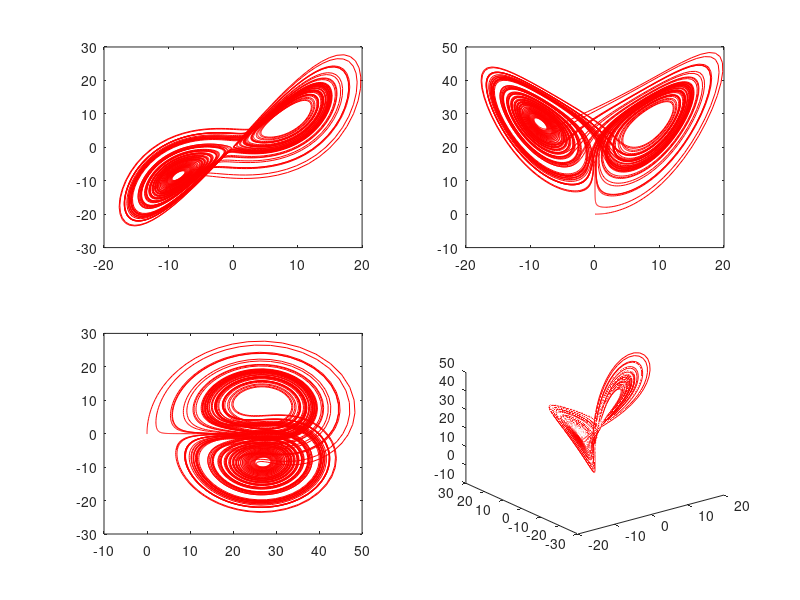

This figure's MATLAB source:
function [ft] = lorenzTester
    h = 0.01;
    initialPoints = [0.1 -0.1 0.0];
    t = 0:h:100;
    
    ft = zeros(length(t),3);
    
    ft(1,:) = initialPoints;
    
    for i = 2:length(t)
        ft(i,:) = rk4Step(ft(i-1,:),h);
    end
    
    % plot stuff
    %X Y plot
    subplot(2,2,1)
    plot(ft(:,1), ft(:,2), 'r') 

    %X Z plot
    subplot(2,2,2)
    plot(ft(:,1), ft(:,3), 'r') 

    %Z Y plot
    subplot(2,2,3)
    plot(ft(:,3), ft(:,2), 'r') 

    % X Y Z plot.
    subplot(2,2,4)
    plot3(ft(:,1), ft(:,2), ft(:,3),'r') 
end

function [answer] = rk4Step(x,h)
    % y_n+1 = y_n + 1/6 (e_1 + 2e_2 + 2e_3 + e_4);
    
    xi_1 = h*lorenzEquations(x);
    xi_2 = h*lorenzEquations(x+xi_1/2);
    xi_3 = h*lorenzEquations(x+xi_2/2);
    xi_4 = h*lorenzEquations(x+xi_3);
    
    answer = x + (xi_1 + 2*xi_2 + 2*xi_3 + xi_4)/6;
end

% takes (x1, x2, x3) as parameters
% outputs the derivative
function [deriv] = lorenzEquations(x)

    % Lorenz Equations
    sigma = 10;
    beta = 8/3;
    rho = 28;
    
    xPrime = -sigma*x(1) + sigma*x(2);
    yPrime = rho*x(1) - x(2) - x(1)*x(3);
    zPrime = x(1)*x(2)-beta*x(3);
    deriv = [xPrime yPrime zPrime];    
end